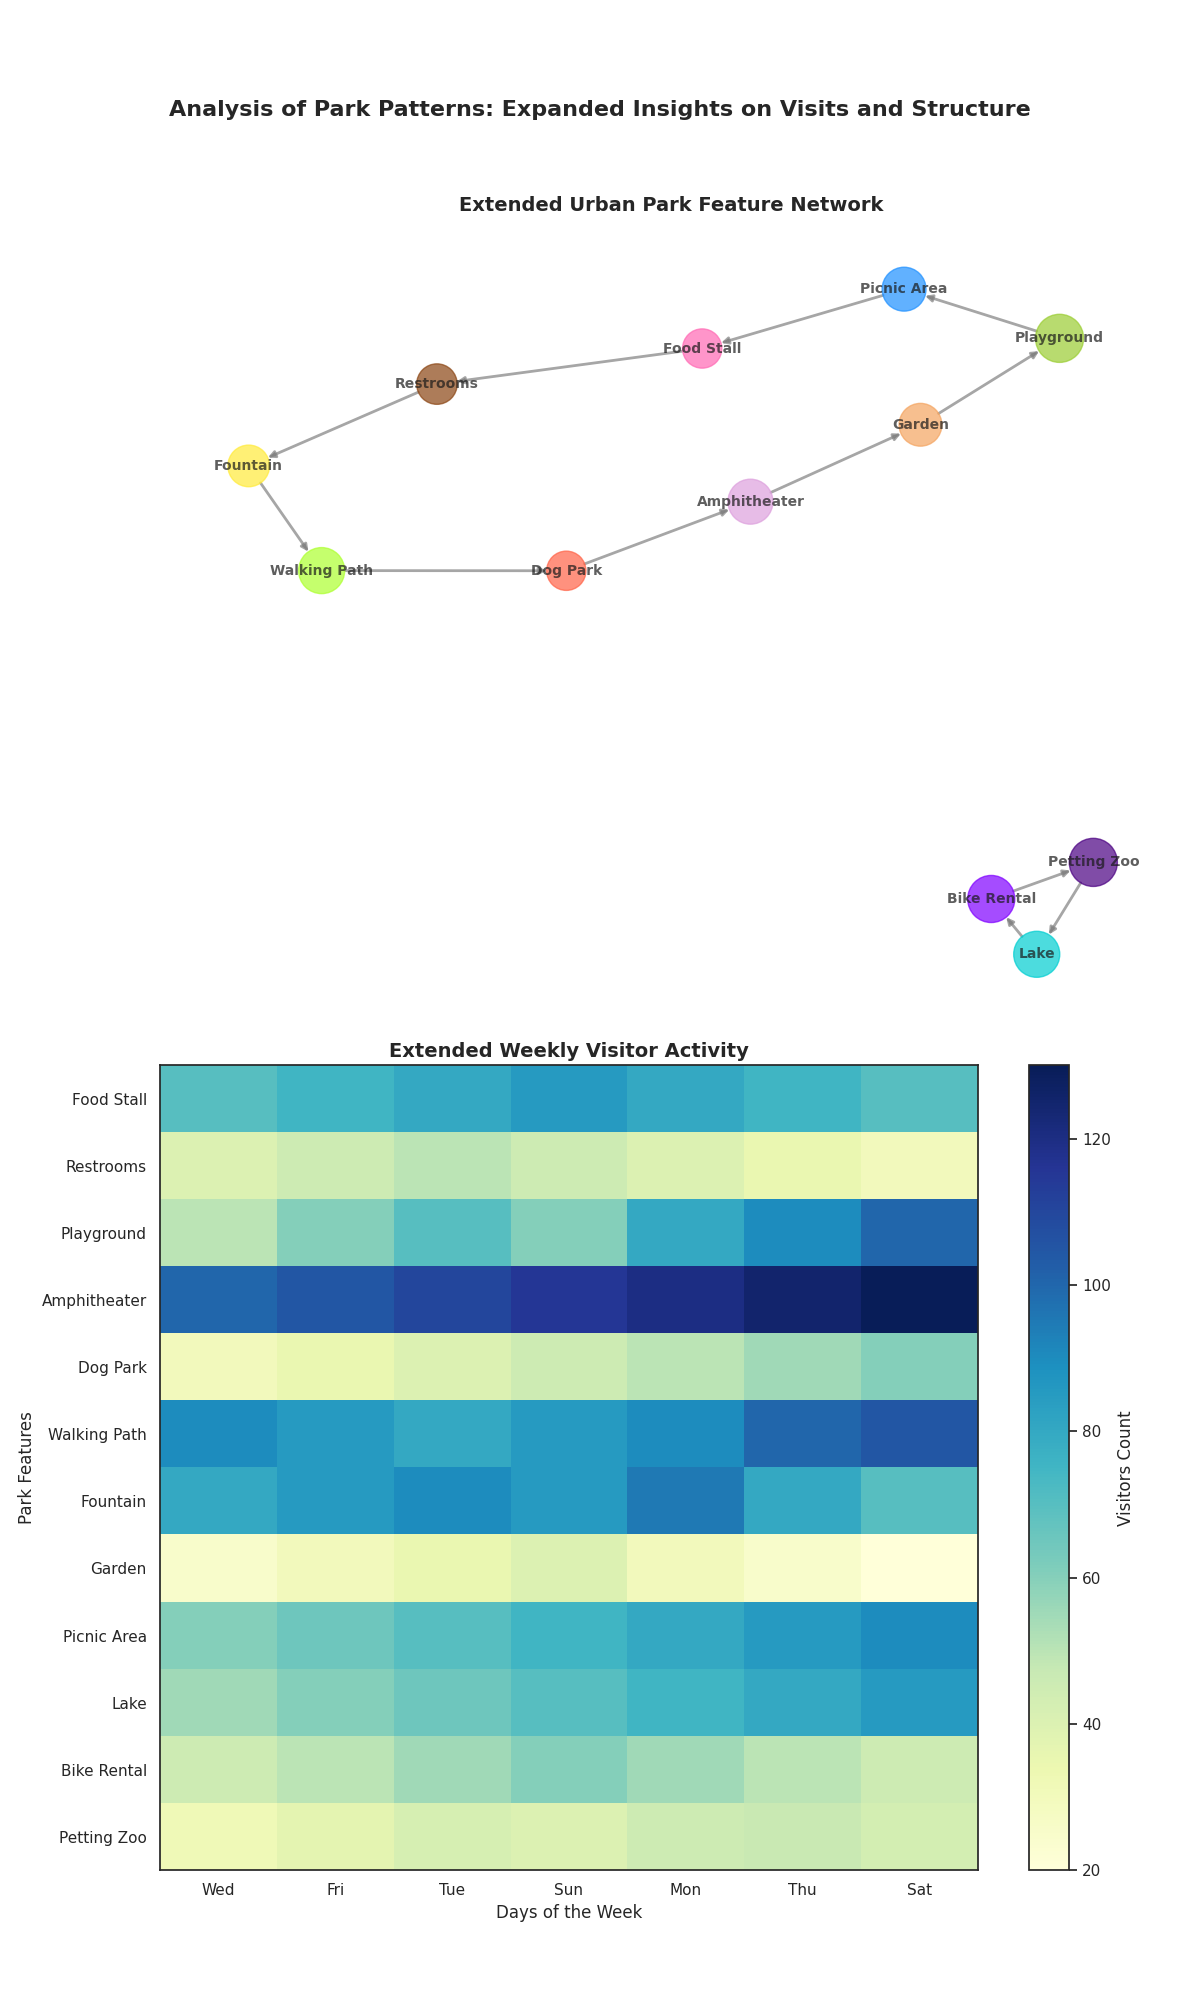

Write Python code to recreate this figure.
import matplotlib.pyplot as plt
import networkx as nx
import numpy as np

# Additional features to incorporate
features = [
    "Food Stall", "Restrooms", "Playground", "Amphitheater", 
    "Dog Park", "Walking Path", "Fountain", "Garden", "Picnic Area",
    "Lake", "Bike Rental", "Petting Zoo"
]

# Establish connections including additional features
connections = [
    ("Food Stall", "Restrooms"),
    ("Restrooms", "Fountain"),
    ("Fountain", "Walking Path"),
    ("Walking Path", "Dog Park"),
    ("Dog Park", "Amphitheater"),
    ("Amphitheater", "Garden"),
    ("Garden", "Playground"),
    ("Playground", "Picnic Area"),
    ("Picnic Area", "Food Stall"),
    ("Lake", "Bike Rental"),
    ("Bike Rental", "Petting Zoo"),
    ("Petting Zoo", "Lake")
]

# Create graph with updated nodes and edges
G = nx.DiGraph()
G.add_nodes_from(features)
G.add_edges_from(connections)

# Layout for visualization
pos = nx.spring_layout(G, seed=42)

# Expanded node colors and sizes for new features
node_colors = ['#ff69b4', '#8b4513', '#9acd32', '#dda0dd', '#ff6347', 
               '#adff2f', '#ffeb3b', '#f4a460', '#1e90ff', '#00ced1', 
               '#7f00ff', '#4b0082']
node_sizes = [800, 850, 1200, 1050, 800, 1100, 900, 950, 1000, 1100, 1150, 1200]

# Visitor interactions data matrix expanded for new features
visitor_interactions = np.array([
    [70, 75, 80, 85, 80, 75, 70],
    [40, 45, 50, 45, 40, 35, 30],
    [50, 60, 70, 60, 80, 90, 100],
    [100, 105, 110, 115, 120, 125, 130],
    [30, 35, 40, 45, 50, 55, 60],
    [90, 85, 80, 85, 90, 100, 105],
    [80, 85, 90, 85, 95, 80, 70],
    [25, 30, 35, 40, 30, 25, 20],
    [60, 65, 70, 75, 80, 85, 90],
    [55, 60, 65, 70, 75, 80, 85],
    [45, 50, 55, 60, 55, 50, 45],
    [32, 37, 42, 40, 45, 47, 43]
])

# Days of the week remains unchanged
days = ["Wed", "Fri", "Tue", "Sun", "Mon", "Thu", "Sat"]

# Set up the plot with updated configurations
fig, axes = plt.subplots(2, 1, figsize=(12, 20))

nx.draw(G, pos, with_labels=True, node_color=node_colors, node_size=node_sizes,
        font_size=10, font_weight='bold', edge_color='gray', width=2.0, alpha=0.7, ax=axes[0], arrows=True)

axes[0].set_title('Extended Urban Park Feature Network', fontsize=14, fontweight='bold')

heatmap = axes[1].imshow(visitor_interactions, cmap='YlGnBu', aspect='auto')

axes[1].set_xticks(np.arange(len(days)))
axes[1].set_xticklabels(days)
axes[1].set_yticks(np.arange(len(features)))
axes[1].set_yticklabels(features)
axes[1].set_title('Extended Weekly Visitor Activity', fontsize=14, fontweight='bold')

cbar = fig.colorbar(heatmap, ax=axes[1], orientation='vertical')
cbar.set_label('Visitors Count', fontsize=12)

plt.suptitle(
    'Analysis of Park Patterns: Expanded Insights on Visits and Structure',
    fontsize=16, fontweight='bold', y=0.95
)

for ax in axes:
    ax.set_xlabel('Days of the Week', fontsize=12)
    ax.set_ylabel('Park Features', fontsize=12)
    ax.label_outer()

plt.tight_layout(rect=[0, 0.03, 1, 0.93])
plt.show()
